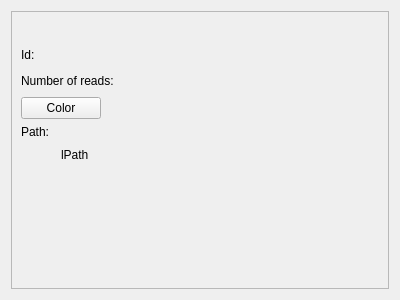
<?xml version="1.0" encoding="UTF-8"?>
<ui version="4.0">
 <class>CurrentTaxNodeDetails</class>
 <widget class="QWidget" name="CurrentTaxNodeDetails">
  <property name="windowModality">
   <enum>Qt::ApplicationModal</enum>
  </property>
  <property name="geometry">
   <rect>
    <x>0</x>
    <y>0</y>
    <width>400</width>
    <height>300</height>
   </rect>
  </property>
  <property name="windowTitle">
   <string>Form</string>
  </property>
  <layout class="QVBoxLayout" name="verticalLayout">
   <item>
    <widget class="QScrollArea" name="scrollArea">
     <property name="widgetResizable">
      <bool>true</bool>
     </property>
     <widget class="QWidget" name="scrollAreaWidgetContents">
      <property name="geometry">
       <rect>
        <x>0</x>
        <y>0</y>
        <width>380</width>
        <height>280</height>
       </rect>
      </property>
      <layout class="QVBoxLayout" name="verticalLayout_2">
       <item>
        <widget class="QLabel" name="lName">
         <property name="font">
          <font>
           <pointsize>12</pointsize>
           <weight>75</weight>
           <italic>false</italic>
           <bold>true</bold>
          </font>
         </property>
         <property name="text">
          <string/>
         </property>
         <property name="openExternalLinks">
          <bool>true</bool>
         </property>
        </widget>
       </item>
       <item>
        <layout class="QHBoxLayout" name="layId">
         <item>
          <widget class="QLabel" name="label">
           <property name="text">
            <string>Id:</string>
           </property>
          </widget>
         </item>
         <item>
          <widget class="QLabel" name="lId">
           <property name="text">
            <string/>
           </property>
          </widget>
         </item>
         <item>
          <spacer name="horizontalSpacer_2">
           <property name="orientation">
            <enum>Qt::Horizontal</enum>
           </property>
           <property name="sizeHint" stdset="0">
            <size>
             <width>40</width>
             <height>20</height>
            </size>
           </property>
          </spacer>
         </item>
        </layout>
       </item>
       <item>
        <layout class="QHBoxLayout" name="layReads">
         <item>
          <widget class="QLabel" name="label_3">
           <property name="text">
            <string>Number of reads:</string>
           </property>
          </widget>
         </item>
         <item>
          <widget class="QLabel" name="lReads">
           <property name="text">
            <string/>
           </property>
          </widget>
         </item>
         <item>
          <spacer name="horizontalSpacer_3">
           <property name="orientation">
            <enum>Qt::Horizontal</enum>
           </property>
           <property name="sizeHint" stdset="0">
            <size>
             <width>40</width>
             <height>20</height>
            </size>
           </property>
          </spacer>
         </item>
        </layout>
       </item>
       <item>
        <layout class="QHBoxLayout" name="horizontalLayout_2">
         <item>
          <widget class="QPushButton" name="bColor">
           <property name="text">
            <string>Color</string>
           </property>
          </widget>
         </item>
         <item>
          <spacer name="horizontalSpacer_4">
           <property name="orientation">
            <enum>Qt::Horizontal</enum>
           </property>
           <property name="sizeHint" stdset="0">
            <size>
             <width>40</width>
             <height>20</height>
            </size>
           </property>
          </spacer>
         </item>
        </layout>
       </item>
       <item>
        <widget class="QLabel" name="label_2">
         <property name="text">
          <string>Path:</string>
         </property>
        </widget>
       </item>
       <item>
        <layout class="QHBoxLayout" name="horizontalLayout">
         <item>
          <spacer name="horizontalSpacer">
           <property name="orientation">
            <enum>Qt::Horizontal</enum>
           </property>
           <property name="sizeType">
            <enum>QSizePolicy::Fixed</enum>
           </property>
           <property name="sizeHint" stdset="0">
            <size>
             <width>40</width>
             <height>20</height>
            </size>
           </property>
          </spacer>
         </item>
         <item>
          <widget class="QLabel" name="lPath">
           <property name="text">
            <string>lPath</string>
           </property>
          </widget>
         </item>
        </layout>
       </item>
       <item>
        <spacer name="verticalSpacer">
         <property name="orientation">
          <enum>Qt::Vertical</enum>
         </property>
         <property name="sizeHint" stdset="0">
          <size>
           <width>20</width>
           <height>40</height>
          </size>
         </property>
        </spacer>
       </item>
      </layout>
     </widget>
    </widget>
   </item>
  </layout>
 </widget>
 <resources/>
 <connections>
  <connection>
   <sender>bColor</sender>
   <signal>clicked()</signal>
   <receiver>CurrentTaxNodeDetails</receiver>
   <slot>onBColorClicked()</slot>
   <hints>
    <hint type="sourcelabel">
     <x>51</x>
     <y>111</y>
    </hint>
    <hint type="destinationlabel">
     <x>5</x>
     <y>114</y>
    </hint>
   </hints>
  </connection>
 </connections>
 <slots>
  <slot>onCurrentTaxNodeChanged(BaseTaxNode*)</slot>
  <slot>onColorChanged(BaseTaxNode*)</slot>
  <slot>onBColorClicked()</slot>
 </slots>
</ui>
